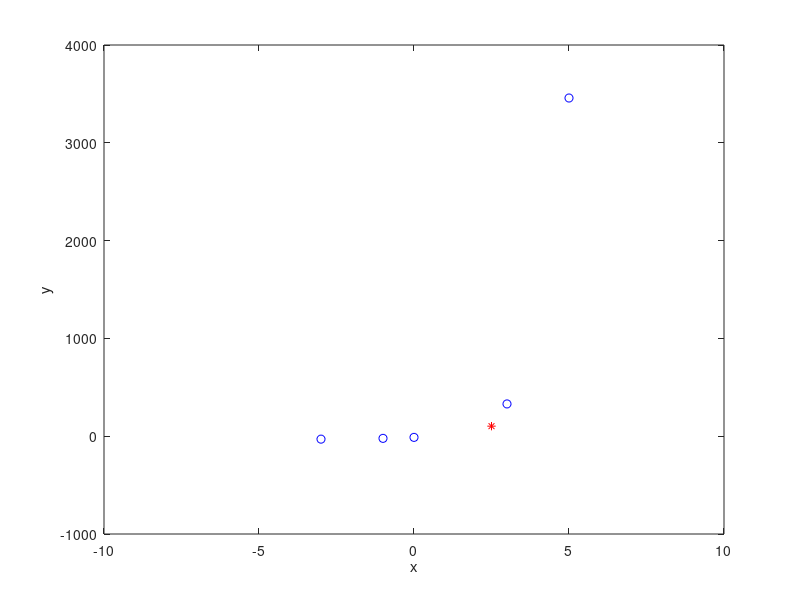

Recreate this plot in MATLAB.
x=[-3 -1 0 3 5];
fx=[-30 -22 -12 330 3458];
n=size(x,2);
%array of zeros
dt=zeros(n,n);
%% inserting x and fx in dt
for i=1:n
    dt(i,1)=x(i);
    dt(i,2)=fx(i);
end
%% creating divided difference table
z=3;l=0;k=2;
for i=1:n-1   
   for j=k:n
        dt(j,z)=(dt(i+1,z-1)-dt(i,z-1))/(dt(i+1,1)-dt(i-l,1));
        i=i+1;
        if(i>=n)
            break;
        end
   end
   k=k+1;l=l+1;z=z+1;    
end
%value for fining fx
x_int=2.5; 
%% determining sum by formula
y_sum=dt(1,2);
for i=2:n
    d=1;
    for j=1:i-1
        d=d*(x_int - x(j));
    end
    y_sum=y_sum+dt(i,i+1)*d;
end
%% result
dt
y_sum
%% ploting the graph
plot(x, fx, 'bo', x_int, y_sum, 'r*')
axis([-10 10 -1000 4000])
xlabel('x')
ylabel('y')
